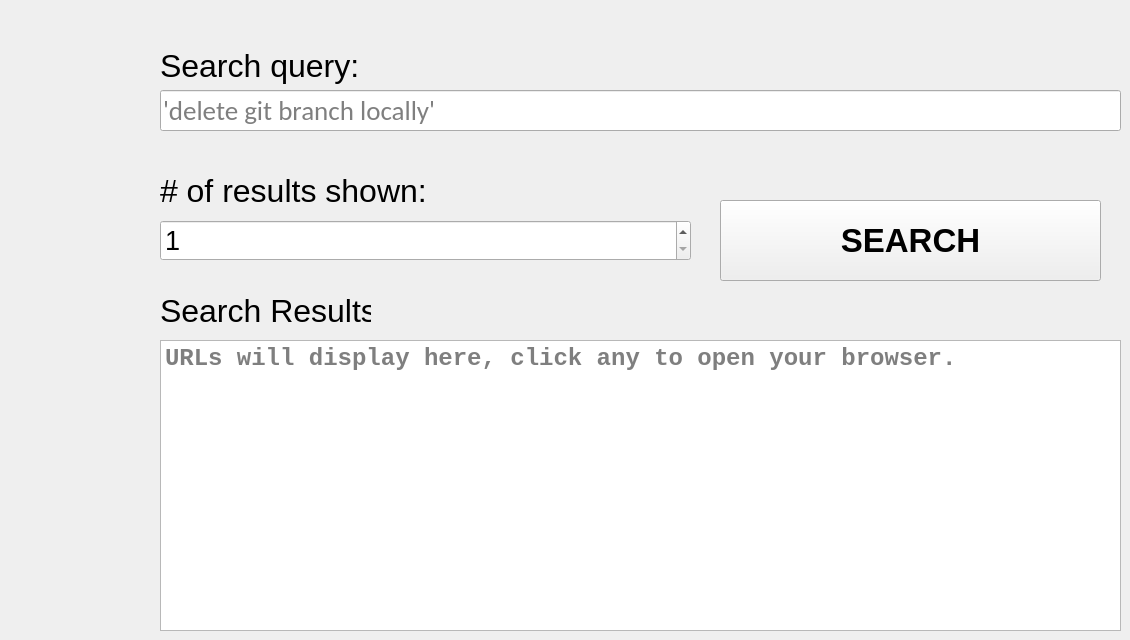
   <widget class="QWidget" name="tab_5">
    <attribute name="title">
     <string>Search Tool</string>
    </attribute>
    <widget class="QLabel" name="label_16">
     <property name="geometry">
      <rect>
       <x>160</x>
       <y>170</y>
       <width>321</width>
       <height>41</height>
      </rect>
     </property>
     <property name="font">
      <font>
       <pointsize>24</pointsize>
      </font>
     </property>
     <property name="text">
      <string># of results shown:</string>
     </property>
    </widget>
    <widget class="QLabel" name="label_17">
     <property name="geometry">
      <rect>
       <x>160</x>
       <y>30</y>
       <width>341</width>
       <height>71</height>
      </rect>
     </property>
     <property name="font">
      <font>
       <pointsize>24</pointsize>
      </font>
     </property>
     <property name="text">
      <string>Search query:</string>
     </property>
    </widget>
    <widget class="QPushButton" name="searchButton">
     <property name="geometry">
      <rect>
       <x>720</x>
       <y>200</y>
       <width>381</width>
       <height>81</height>
      </rect>
     </property>
     <property name="font">
      <font>
       <pointsize>25</pointsize>
       <bold>true</bold>
      </font>
     </property>
     <property name="text">
      <string>SEARCH</string>
     </property>
    </widget>
    <widget class="QLineEdit" name="searchQuery">
     <property name="geometry">
      <rect>
       <x>160</x>
       <y>90</y>
       <width>961</width>
       <height>41</height>
      </rect>
     </property>
     <property name="font">
      <font>
       <family>Calibri</family>
       <pointsize>20</pointsize>
      </font>
     </property>
     <property name="dragEnabled">
      <bool>true</bool>
     </property>
     <property name="placeholderText">
      <string>'delete git branch locally'</string>
     </property>
    </widget>
    <widget class="QLabel" name="label_18">
     <property name="geometry">
      <rect>
       <x>160</x>
       <y>290</y>
       <width>211</width>
       <height>41</height>
      </rect>
     </property>
     <property name="font">
      <font>
       <pointsize>24</pointsize>
      </font>
     </property>
     <property name="text">
      <string>Search Results:</string>
     </property>
    </widget>
    <widget class="QTextBrowser" name="searchResults">
     <property name="geometry">
      <rect>
       <x>160</x>
       <y>340</y>
       <width>961</width>
       <height>291</height>
      </rect>
     </property>
     <property name="font">
      <font>
       <family>Consolas</family>
       <pointsize>18</pointsize>
       <italic>false</italic>
       <bold>true</bold>
      </font>
     </property>
     <property name="frameShape">
      <enum>QFrame::StyledPanel</enum>
     </property>
     <property name="lineWrapMode">
      <enum>QTextEdit::FixedColumnWidth</enum>
     </property>
     <property name="lineWrapColumnOrWidth">
      <number>960</number>
     </property>
     <property name="html">
      <string>&lt;!DOCTYPE HTML PUBLIC &quot;-//W3C//DTD HTML 4.0//EN&quot; &quot;http://www.w3.org/TR/REC-html40/strict.dtd&quot;&gt;
&lt;html&gt;&lt;head&gt;&lt;meta name=&quot;qrichtext&quot; content=&quot;1&quot; /&gt;&lt;meta charset=&quot;utf-8&quot; /&gt;&lt;style type=&quot;text/css&quot;&gt;
p, li { white-space: pre-wrap; }
hr { height: 1px; border-width: 0; }
li.unchecked::marker { content: &quot;\2610&quot;; }
li.checked::marker { content: &quot;\2612&quot;; }
&lt;/style&gt;&lt;/head&gt;&lt;body style=&quot; font-family:'Consolas'; font-size:18pt; font-weight:700; font-style:normal;&quot;&gt;
&lt;p style=&quot;-qt-paragraph-type:empty; margin-top:0px; margin-bottom:0px; margin-left:0px; margin-right:0px; -qt-block-indent:0; text-indent:0px; font-size:16pt; font-weight:400;&quot;&gt;&lt;br /&gt;&lt;/p&gt;&lt;/body&gt;&lt;/html&gt;</string>
     </property>
     <property name="textInteractionFlags">
      <set>Qt::LinksAccessibleByKeyboard|Qt::LinksAccessibleByMouse|Qt::TextBrowserInteraction|Qt::TextSelectableByKeyboard|Qt::TextSelectableByMouse</set>
     </property>
     <property name="placeholderText">
      <string>URLs will display here, click any to open your browser.</string>
     </property>
     <property name="openExternalLinks">
      <bool>true</bool>
     </property>
    </widget>
    <widget class="QSpinBox" name="searchNumber">
     <property name="geometry">
      <rect>
       <x>160</x>
       <y>220</y>
       <width>531</width>
       <height>41</height>
      </rect>
     </property>
     <property name="font">
      <font>
       <pointsize>20</pointsize>
      </font>
     </property>
     <property name="minimum">
      <number>1</number>
     </property>
     <property name="maximum">
      <number>99</number>
     </property>
     <property name="displayIntegerBase">
      <number>10</number>
     </property>
    </widget>
   </widget>
